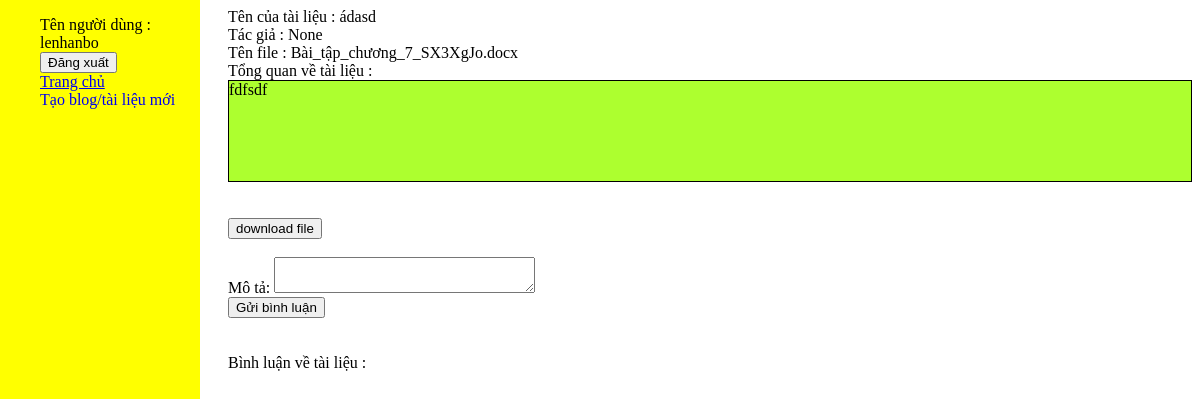
Page /document/4/ (signed in) on the committed database.
### blog/models.py (models this page shows, shortened)
class document(models.Model):
    name = models.CharField(max_length=1000)
    description = models.TextField(max_length=100000, null = 1)
    author = models.ForeignKey(User, on_delete=models.SET_NULL, null= 1, blank=1)
    file = models.FileField(upload_to=user_directory_path, null=1, blank=1)
    upload_date = models.DateTimeField(auto_now_add=True)
    def get_file_name(self):
        file_path = self.file.path
        filename=os.path.basename(file_path)
        return filename
    class Meta:
        ordering = ['upload_date']

### blog/views.py (the view)
# urls.py: path('document/<int:pk>/', views.document_detail.as_view(), name = 'document_detail'),
class document_detail(LoginRequiredMixin, generic.DetailView):
    model = document
    template_name = 'blog/document_detail.html'
    def get_context_data(self, **kwargs):
        context = super().get_context_data(**kwargs)
        my_comment = create_comment()
        context['comments'] = self.object.comment_set.order_by('-upload_date')
        context['form'] = my_comment
        return context

### blog/forms.py (shortened to what this page needs)
class create_comment(forms.ModelForm):
    content = forms.CharField(widget=forms.Textarea(attrs={"rows": 2, "cols" : 30}), required=True, label="Mô tả")
    class Meta:
        model = comment
        fields = [
            'content',
        ]

### templates/blog/document_detail.html (shortened to what this page needs)
{% extends 'blog/master.html' %}
{% load static %}
{% block style %}
    <link rel="stylesheet" type="text/css" href="{% static 'blog/style.css' %}">
{% endblock %}
{% block content %}
    <div class="test" style="overflow: hidden;">
        <div>
        Tên của tài liệu : {{ document.name }} <br>
        Tác giả : {{ document.author }} <br>
        {% if document.file %}
        Tên file : {{document.get_file_name}}
        {% endif %}
        </div>
        <div style="padding: 10px 20p;">
        Tổng quan về tài liệu : <br>
         <div style="background-color: greenyellow; border: 1px black solid;min-height:100px;"> {{ document.description}}
         </div>
        </div>
        <br>
        <br>
        {% if document.file %}
        <form action="download/" method="post">
            <input type="submit" value="download file">
        </form>
        {% endif %}
    </div>
    <br>
    <form method="post" action = "submitcomment">
    {{ form.as_div }}
    <input type="submit" value="Gửi bình luận">
    </form>
    <br>
    <br>
    Bình luận về tài liệu :
{% endblock %}

### templates/blog/master.html (shortened to what this page needs)
<!DOCTYPE html>
{% load static %}
<html>
    <head>
        {% block style %}    {% endblock %}
    <link rel="stylesheet" type="text/css" href="{% static 'blog/style.css' %}">
    </head>
    <body >
        <div style="background-color: yellow; position: fixed;height: 100vh; width: 200px; top:0; left: 0;">
            <ul style= "list-style-type: none;">
            {% if user.is_authenticated %}
            <li  ><div> Tên người dùng : {{user.get_username}} </div></li>
            <li >
            <form id="logout-form" method="post" action="{% url 'logout' %}">
                <button type="submit" class="btn btn-link">Đăng xuất</button>
              </form>
            {% else %}
              <li><a  href="{% url 'login' %}">Đăng nhập</a></li>
              <li><a href="{% url 'register_form'%}"> Đăng ký tài khoản </a></li>
            {% endif %}
            </li>
                <li class = "page_navi" > <a  href="{% url 'homepage' %}"> Trang chủ</a> </li>
            {% if user.is_authenticated %}
            <li> <a href = "{% url 'create_blog' %}" style="text-decoration: none;"> Tạo blog/tài liệu mới</a></li>
            {% endif %}
            </ul>
        </div>
        <div style="margin-left: 220px;">
        {% block content %}
        {% endblock %}
        </div>
    </body>
</html>

### rows in the picture
document: name "ádasd", author "None", get_file_name "Bài_tập_chương_7_SX3XgJo.docx", description "fdfsdf"

### other values in the picture
{{ user.get_username }} "lenhanbo"
